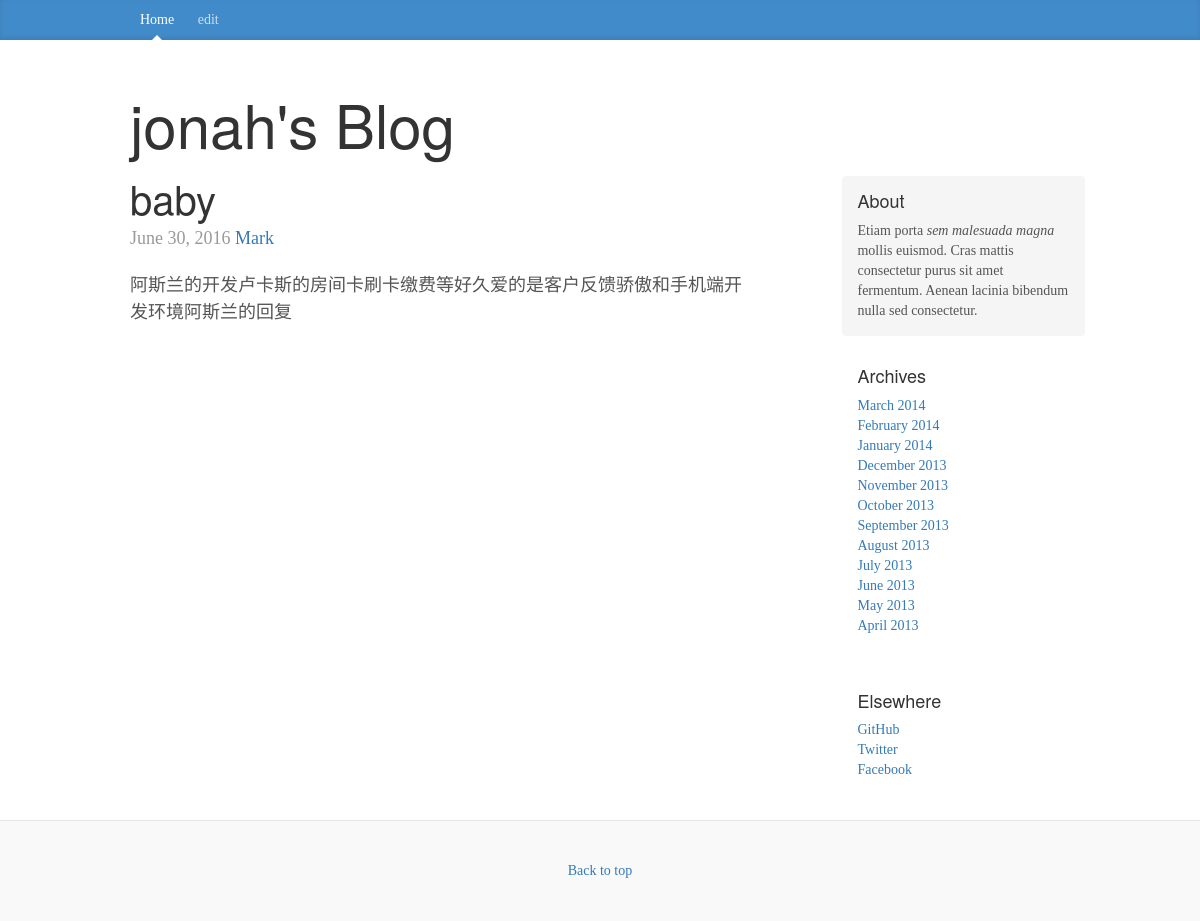
/show?article=1 (signed in), run on the app's committed database.
### blog/models.py (models this page shows)
class Article(models.Model):
    id = models.AutoField(primary_key=True)
    title = models.CharField(max_length=50)
    author = models.CharField(max_length=30)
    date = models.DateField()
    content = models.TextField()

### blog/views.py (the view)
# urls.py: url(r'^show$',views.show),
def show(request):
    if request.method == "GET" and 'article' in request.GET:
        un = _get_name(request)
        if un:
            _id = request.GET['article']
            article = Article.objects.filter(id=_id)[0]
            context = {}
            context['name'] = un
            context['art'] = article
            return render(request,'show.html',context)

### blog/views.py (called while the page is built)
def _get_name(request):
    un = None
    if Constant.SESSION_KEY in request.COOKIES:
        un = request.COOKIES[Constant.SESSION_KEY]
    if 'username' in request.session:
        un = request.session['username']
    return un

### templates/show.html (shortened to what this page needs)
<!DOCTYPE html>
<html lang="zh-CN">
<head>
    <link href="//cdn.bootcss.com/bootstrap/3.3.5/css/bootstrap.min.css" rel="stylesheet">
    <link href="/static/css/blog.css" rel="stylesheet">
</head>
<body>
<div class="blog-masthead">
    <div class="container">
        <nav class="blog-nav">
            <a class="blog-nav-item active" href="/">Home</a>
            <a class="blog-nav-item" href="/edit?arid={{ art.id }}">edit</a>
        </nav>
    </div>
</div>
<div class="container">
    <div class="blog-header">
        <h1 class="blog-title">{{ name }}'s Blog</h1>
    </div>
    <div class="row">
        <div class="col-sm-8 blog-main">
            <div class="blog-post">
                <h2 class="blog-post-title">{{ art.title }}</h2>
                <p class="blog-post-meta">{{ art.date }} <a href="#">Mark</a></p>
                <p>{{ art.content }}</p>
            </div>
        </div>
        <div class="col-sm-3 col-sm-offset-1 blog-sidebar">
            <div class="sidebar-module sidebar-module-inset">
                <h4>About</h4>
                <p>Etiam porta <em>sem malesuada magna</em> mollis euismod. Cras mattis consectetur purus sit amet
                    fermentum. Aenean lacinia bibendum nulla sed consectetur.</p>
            </div>
            <div class="sidebar-module">
                <h4>Archives</h4>
                <ol class="list-unstyled">
                    <li><a href="#">March 2014</a></li>
                    <li><a href="#">February 2014</a></li>
                    <li><a href="#">January 2014</a></li>
                    <li><a href="#">December 2013</a></li>
                    <li><a href="#">November 2013</a></li>
                    <li><a href="#">October 2013</a></li>
                    <li><a href="#">September 2013</a></li>
                    <li><a href="#">August 2013</a></li>
                    <li><a href="#">July 2013</a></li>
                    <li><a href="#">June 2013</a></li>
                    <li><a href="#">May 2013</a></li>
                    <li><a href="#">April 2013</a></li>
                </ol>
            </div>
            <div class="sidebar-module">
                <h4>Elsewhere</h4>
                <ol class="list-unstyled">
                    <li><a href="#">GitHub</a></li>
                    <li><a href="#">Twitter</a></li>
                    <li><a href="#">Facebook</a></li>
                </ol>
            </div>
        </div>
    </div>
</div>
<footer class="blog-footer">
    <p>
        <a href="#">Back to top</a>
    </p>
</footer>
</body>
</html>

### jonah/static/css/blog.css (style rules this page uses)
body { font-family: Georgia, "Times New Roman", Times, serif; color: #555; }
h1, .h1, h2, .h2, h3, .h3, h4, .h4, h5, .h5, h6, .h6 { margin-top: 0; font-family: "Helvetica Neue", Helvetica, Arial, sans-serif; font-weight: normal; color: #333; }
@media (min-width: 1200px) { .container { width: 970px; } }
.blog-masthead { background-color: #428bca; -webkit-box-shadow: inset 0 -2px 5px rgba(0,0,0,.1); box-shadow: inset 0 -2px 5px rgba(0,0,0,.1); }
.blog-nav-item { position: relative; display: inline-block; padding: 10px; font-weight: 500; color: #cdddeb; }
.blog-nav .active { color: #fff; }
.blog-nav .active:after { position: absolute; bottom: 0; left: 50%; width: 0; height: 0; margin-left: -5px; vertical-align: middle; content: " "; border-right: 5px solid transparent; border-bottom: 5px solid; border-left: 5px solid transparent; }
.blog-header { padding-top: 20px; padding-bottom: 20px; }
.blog-title { margin-top: 30px; margin-bottom: 0; font-size: 60px; font-weight: normal; }
.blog-main { font-size: 18px; line-height: 1.5; }
.sidebar-module { padding: 15px; margin: 0 -15px 15px; }
.sidebar-module-inset { padding: 15px; background-color: #f5f5f5; border-radius: 4px; }
.sidebar-module-inset p:last-child, .sidebar-module-inset ul:last-child, .sidebar-module-inset ol:last-child { margin-bottom: 0; }
.blog-post { margin-bottom: 60px; }
.blog-post-title { margin-bottom: 5px; font-size: 40px; }
.blog-post-meta { margin-bottom: 20px; color: #999; }
.blog-footer { padding: 40px 0; color: #999; text-align: center; background-color: #f9f9f9; border-top: 1px solid #e5e5e5; }
.blog-footer p:last-child { margin-bottom: 0; }

### data on the page
Article: author "jonah", title "baby", date "June 30, 2016", content "阿斯兰的开发卢卡斯的房间卡刷卡缴费等好久爱的是客户反馈骄傲和手机端开发环境阿斯兰的回复"
